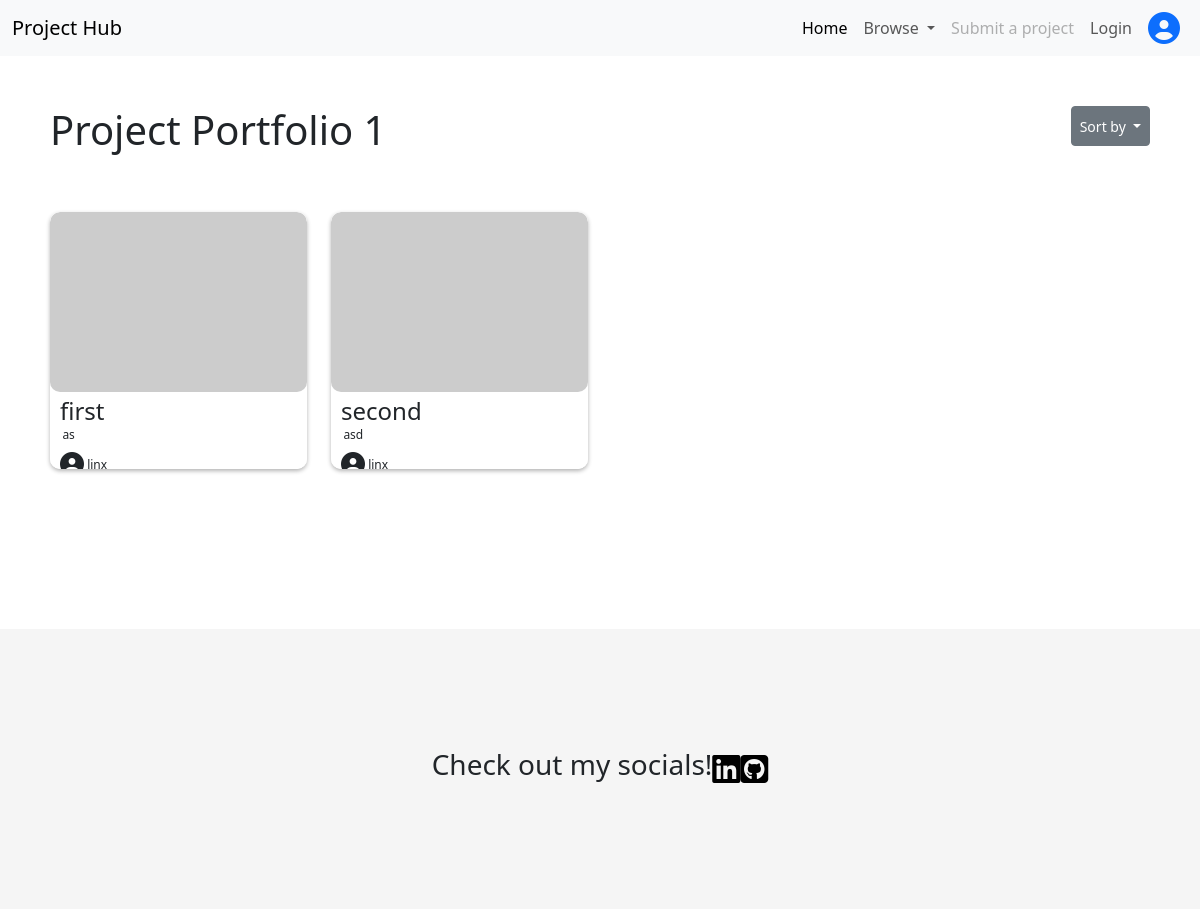
Before: /browse_project/1/a-z/ with the older database file.
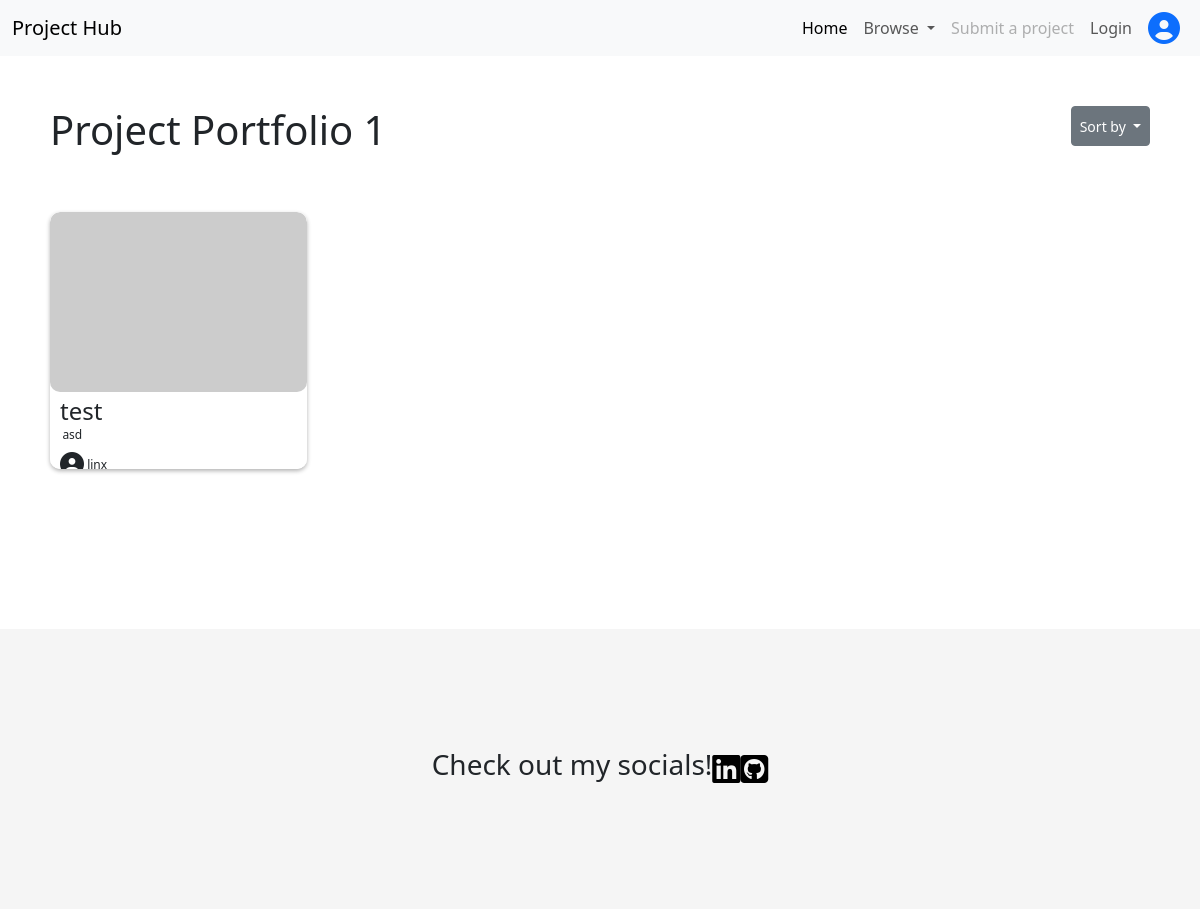
After: the same page with the newer database file.
### hub_main/models.py (models this page shows, shortened)
class Post(models.Model):
    title = models.CharField(max_length=200, blank=False)
    slug = models.SlugField(max_length=200, unique=True)
    author = models.ForeignKey(User, on_delete=models.CASCADE, related_name='project_post')
    Category = models.ForeignKey(Category, on_delete=models.CASCADE, related_name='categories')
    created_on = models.DateField(auto_now_add=True)
    description = models.TextField()
    likes = models.ManyToManyField(User, related_name='liked_posts', null=True, blank=True)
    live_link = models.URLField(blank=False)
    github_repo_link = models.URLField()
    class Meta:
        ordering = ['created_on']

### hub_main/views.py (the view, shortened to what this page needs)
# urls.py: path('browse_project/<int:pp>/<str:sort_by>/', views.browse_project, name='browse_project'),
def browse_project(request, pp, sort_by):
    if sort_by == 'a-z':
        posts = Post.objects.all().order_by('title')
        posts = list(posts)
        posts.reverse()
        return render(request, 'browse_project.html', {'posts': Post.objects.filter(Category_id=pp).order_by('title'), 'category' : Category.objects.get(id=pp)})
    else:
        return render(request, 'browse_project.html', {'posts': Post.objects.filter(Category_id=pp), 'category' : Category.objects.get(id=pp)})

### hub_main/templates/browse_project.html (shortened to what this page needs)
{% extends "base.html" %}
{% load static %}
{% block content %}
<section>
    <div id="header" class="padding-content">
        <h1 id="browse-heading">{{ category.name }}</h1>
        <div class="btn-group" id="filter-btn">
            <button class="btn btn-secondary btn-sm dropdown-toggle" type="button" data-bs-toggle="dropdown" aria-expanded="false">
            Sort by
            </button>
        </div>
    </div>
    <div class="container-fluid padding-content">
        <div class="grid">
            <div class="row">
                {% for post in posts %}
                <div class="col-md-3 col-6">
                    <a href="{% url 'project_details' post.slug %}" style="color:inherit;">
                        <div class="my-card">
                            <img src="https://picsum.photos/500" class="my-card-img" alt="...">
                            <div class="my-card-body">
                                <h5 class="my-card-title">{{ post.title }}</h5>
                                <p class="my-card-text">{{ post.description }}</p>
                                <div class="my-card-author">
                                    <span>{{ post.author }}</span>
                                </div>
                            </div>
                        </div>
                    </a>
                </div>
                {% endfor %}
            </div>
        </div>
    </div>
</section>
{% endblock %}

Changed rows visible on the page:
removed Post: title "first", description "as", author "linx"
removed Post: title "second", description "asd", author "linx"
added Post: title "test", description "asd", author "linx"
